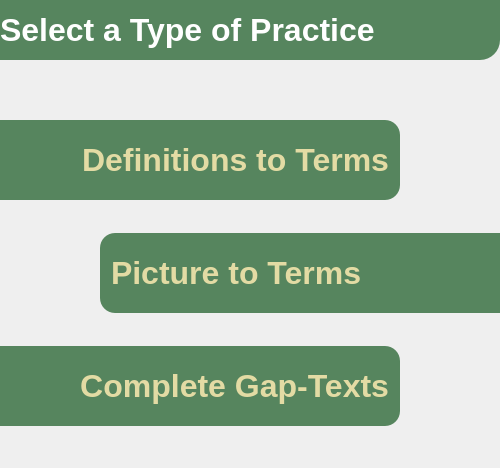
<?xml version="1.0" encoding="UTF-8"?>
<ui version="4.0">
 <class>editor_director</class>
 <widget class="QWidget" name="editor_director">
  <property name="geometry">
   <rect>
    <x>0</x>
    <y>0</y>
    <width>500</width>
    <height>468</height>
   </rect>
  </property>
  <property name="windowTitle">
   <string>Practise Type</string>
  </property>
  <widget class="QPushButton" name="T2T_Button">
   <property name="geometry">
    <rect>
     <x>10</x>
     <y>120</y>
     <width>380</width>
     <height>80</height>
    </rect>
   </property>
   <property name="styleSheet">
    <string notr="true">/* Definitions to Terms */

position: absolute;
width: 380px;
height: 80px;
left: 10px;
top: 120px;

font-family: 'Atkinson Hyperlegible';
font-style: normal;
font-weight: 700;
font-size: 32px;
line-height: 40px;
display: flex;
align-items: center;
text-align: right;

color: #E3DBA4;

</string>
   </property>
   <property name="text">
    <string>Definitions to Terms</string>
   </property>
   <property name="flat">
    <bool>true</bool>
   </property>
  </widget>
  <widget class="QPushButton" name="T2I_Button">
   <property name="geometry">
    <rect>
     <x>110</x>
     <y>233</y>
     <width>380</width>
     <height>80</height>
    </rect>
   </property>
   <property name="styleSheet">
    <string notr="true">/* Pictures to Terms */

position: absolute;
width: 380px;
height: 80px;
left: 110px;
top: 233px;

font-family: 'Atkinson Hyperlegible';
font-style: normal;
font-weight: 700;
font-size: 32px;
line-height: 40px;
display: flex;
align-items: center;
text-align: left;

color: #E3DBA4;


</string>
   </property>
   <property name="text">
    <string>Picture to Terms</string>
   </property>
   <property name="flat">
    <bool>true</bool>
   </property>
  </widget>
  <widget class="QPushButton" name="LText_Button">
   <property name="geometry">
    <rect>
     <x>10</x>
     <y>346</y>
     <width>380</width>
     <height>80</height>
    </rect>
   </property>
   <property name="styleSheet">
    <string notr="true">/* Complete Gap-Texts */

position: absolute;
width: 380px;
height: 80px;
left: 10px;
top: 346px;

font-family: 'Atkinson Hyperlegible';
font-style: normal;
font-weight: 700;
font-size: 32px;
line-height: 40px;
display: flex;
align-items: center;
text-align: right;

color: #E3DBA4;

</string>
   </property>
   <property name="text">
    <string>Complete Gap-Texts</string>
   </property>
   <property name="flat">
    <bool>true</bool>
   </property>
  </widget>
  <widget class="QLabel" name="header_panel">
   <property name="geometry">
    <rect>
     <x>-20</x>
     <y>-20</y>
     <width>520</width>
     <height>80</height>
    </rect>
   </property>
   <property name="styleSheet">
    <string notr="true">background: #56855E;
border-radius: 20px;
</string>
   </property>
   <property name="text">
    <string/>
   </property>
  </widget>
  <widget class="QLabel" name="header">
   <property name="geometry">
    <rect>
     <x>0</x>
     <y>0</y>
     <width>480</width>
     <height>60</height>
    </rect>
   </property>
   <property name="styleSheet">
    <string notr="true">/* Select a Type of Practice */

position: absolute;
width: 480px;
height: 60px;
left: 0px;
top: 0px;

font-family: 'Atkinson Hyperlegible';
font-style: normal;
font-weight: 700;
font-size: 32px;
line-height: 40px;
display: flex;
align-items: center;

color: #FFFFFF;

</string>
   </property>
   <property name="text">
    <string>Select a Type of Practice</string>
   </property>
  </widget>
  <widget class="QLabel" name="button1_panel">
   <property name="geometry">
    <rect>
     <x>-15</x>
     <y>120</y>
     <width>415</width>
     <height>80</height>
    </rect>
   </property>
   <property name="styleSheet">
    <string notr="true">/* Rectangle 17 */

position: absolute;
width: 415px;
height: 80px;
left: -15px;
top: 120px;

background: #56855E;
border-radius: 15px;

</string>
   </property>
   <property name="text">
    <string/>
   </property>
  </widget>
  <widget class="QLabel" name="button2_panel">
   <property name="geometry">
    <rect>
     <x>100</x>
     <y>233</y>
     <width>415</width>
     <height>80</height>
    </rect>
   </property>
   <property name="styleSheet">
    <string notr="true">/* Rectangle 17 */

position: absolute;
width: 415px;
height: 80px;
left: -15px;
top: 120px;

background: #56855E;
border-radius: 15px;

</string>
   </property>
   <property name="text">
    <string/>
   </property>
  </widget>
  <widget class="QLabel" name="button3_panel">
   <property name="geometry">
    <rect>
     <x>-15</x>
     <y>346</y>
     <width>415</width>
     <height>80</height>
    </rect>
   </property>
   <property name="styleSheet">
    <string notr="true">/* Rectangle 17 */

position: absolute;
width: 415px;
height: 80px;
left: -15px;
top: 120px;

background: #56855E;
border-radius: 15px;

</string>
   </property>
   <property name="text">
    <string/>
   </property>
  </widget>
  <zorder>button3_panel</zorder>
  <zorder>button2_panel</zorder>
  <zorder>button1_panel</zorder>
  <zorder>T2T_Button</zorder>
  <zorder>T2I_Button</zorder>
  <zorder>LText_Button</zorder>
  <zorder>header_panel</zorder>
  <zorder>header</zorder>
 </widget>
 <resources/>
 <connections/>
</ui>
